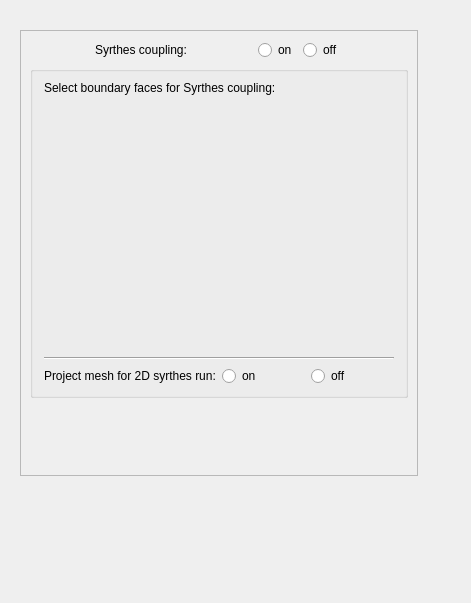
<ui version="4.0" >
 <class>SyrthesForm</class>
 <widget class="QWidget" name="SyrthesForm" >
  <property name="geometry" >
   <rect>
    <x>0</x>
    <y>0</y>
    <width>471</width>
    <height>603</height>
   </rect>
  </property>
  <property name="minimumSize" >
   <size>
    <width>350</width>
    <height>250</height>
   </size>
  </property>
  <property name="windowTitle" >
   <string>Form</string>
  </property>
  <widget class="QFrame" name="frame" >
   <property name="geometry" >
    <rect>
     <x>20</x>
     <y>30</y>
     <width>398</width>
     <height>446</height>
    </rect>
   </property>
   <property name="frameShape" >
    <enum>QFrame::StyledPanel</enum>
   </property>
   <property name="frameShadow" >
    <enum>QFrame::Raised</enum>
   </property>
   <layout class="QGridLayout" >
    <item row="0" column="0" >
     <layout class="QGridLayout" >
      <item row="0" column="0" >
       <layout class="QGridLayout" >
        <item row="0" column="0" >
         <spacer>
          <property name="orientation" >
           <enum>Qt::Horizontal</enum>
          </property>
          <property name="sizeHint" >
           <size>
            <width>40</width>
            <height>20</height>
           </size>
          </property>
         </spacer>
        </item>
        <item row="0" column="1" >
         <widget class="QLabel" name="labelSyrthes" >
          <property name="toolTip" >
           <string>Preprocessor option: -syrthes</string>
          </property>
          <property name="text" >
           <string>Syrthes coupling:</string>
          </property>
         </widget>
        </item>
        <item row="0" column="2" >
         <spacer>
          <property name="orientation" >
           <enum>Qt::Horizontal</enum>
          </property>
          <property name="sizeHint" >
           <size>
            <width>40</width>
            <height>20</height>
           </size>
          </property>
         </spacer>
        </item>
        <item row="0" column="3" >
         <widget class="QRadioButton" name="radioButtonCouplingOn" >
          <property name="text" >
           <string>on</string>
          </property>
         </widget>
        </item>
        <item row="0" column="4" >
         <widget class="QRadioButton" name="radioButtonCouplingOff" >
          <property name="text" >
           <string>off</string>
          </property>
         </widget>
        </item>
        <item row="0" column="5" >
         <spacer>
          <property name="orientation" >
           <enum>Qt::Horizontal</enum>
          </property>
          <property name="sizeHint" >
           <size>
            <width>40</width>
            <height>20</height>
           </size>
          </property>
         </spacer>
        </item>
       </layout>
      </item>
      <item row="1" column="0" >
       <widget class="QGroupBox" name="groupBox" >
        <property name="statusTip" >
         <string>Boundary faces selections for Syrthes coupling. These selections are optional. A selection can be activated or not. </string>
        </property>
        <property name="title" >
         <string/>
        </property>
        <layout class="QGridLayout" >
         <item row="0" column="0" >
          <layout class="QGridLayout" >
           <item row="0" column="0" >
            <widget class="QLabel" name="labelFaces" >
             <property name="toolTip" >
              <string/>
             </property>
             <property name="text" >
              <string>Select boundary faces for Syrthes coupling:</string>
             </property>
            </widget>
           </item>
           <item row="1" column="0" >
            <widget class="FacesSelectionView" native="1" name="widgetFaces" >
             <property name="sizePolicy" >
              <sizepolicy vsizetype="Fixed" hsizetype="Fixed" >
               <horstretch>0</horstretch>
               <verstretch>0</verstretch>
              </sizepolicy>
             </property>
             <property name="minimumSize" >
              <size>
               <width>350</width>
               <height>250</height>
              </size>
             </property>
            </widget>
           </item>
           <item row="2" column="0" >
            <widget class="Line" name="line" >
             <property name="orientation" >
              <enum>Qt::Horizontal</enum>
             </property>
            </widget>
           </item>
           <item row="3" column="0" >
            <layout class="QGridLayout" >
             <item row="0" column="0" >
              <widget class="QLabel" name="label" >
               <property name="text" >
                <string>Project mesh for 2D syrthes run:</string>
               </property>
              </widget>
             </item>
             <item row="0" column="1" >
              <widget class="QRadioButton" name="radioButton2DOn" >
               <property name="text" >
                <string>on</string>
               </property>
              </widget>
             </item>
             <item row="0" column="2" >
              <widget class="QRadioButton" name="radioButton2DOff" >
               <property name="text" >
                <string>off</string>
               </property>
              </widget>
             </item>
            </layout>
           </item>
          </layout>
         </item>
        </layout>
       </widget>
      </item>
      <item row="2" column="0" >
       <spacer>
        <property name="orientation" >
         <enum>Qt::Vertical</enum>
        </property>
        <property name="sizeHint" >
         <size>
          <width>20</width>
          <height>40</height>
         </size>
        </property>
       </spacer>
      </item>
     </layout>
    </item>
   </layout>
  </widget>
 </widget>
 <customwidgets>
  <customwidget>
   <class>FacesSelectionView</class>
   <extends>QWidget</extends>
   <header>FacesSelectionView.h</header>
   <container>1</container>
  </customwidget>
 </customwidgets>
 <resources/>
 <connections>
  <connection>
   <sender>radioButtonCouplingOff</sender>
   <signal>clicked()</signal>
   <receiver>groupBox</receiver>
   <slot>hide()</slot>
   <hints>
    <hint type="sourcelabel" >
     <x>311</x>
     <y>56</y>
    </hint>
    <hint type="destinationlabel" >
     <x>354</x>
     <y>82</y>
    </hint>
   </hints>
  </connection>
  <connection>
   <sender>radioButtonCouplingOn</sender>
   <signal>clicked()</signal>
   <receiver>groupBox</receiver>
   <slot>show()</slot>
   <hints>
    <hint type="sourcelabel" >
     <x>264</x>
     <y>56</y>
    </hint>
    <hint type="destinationlabel" >
     <x>235</x>
     <y>78</y>
    </hint>
   </hints>
  </connection>
 </connections>
</ui>
